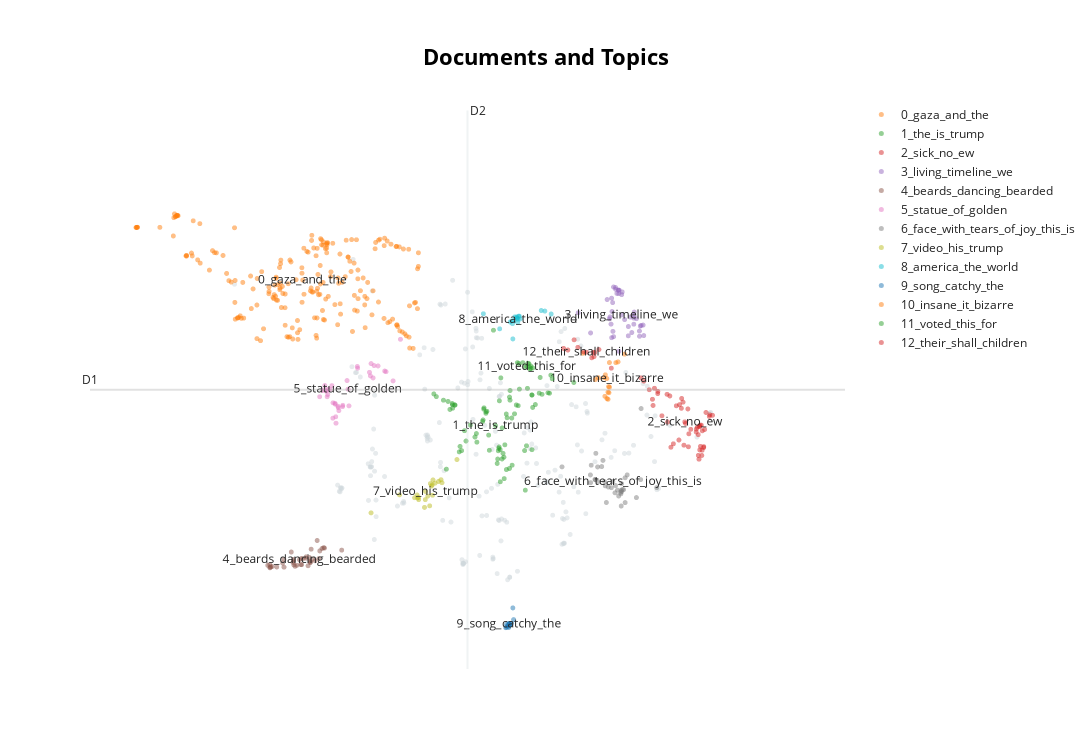
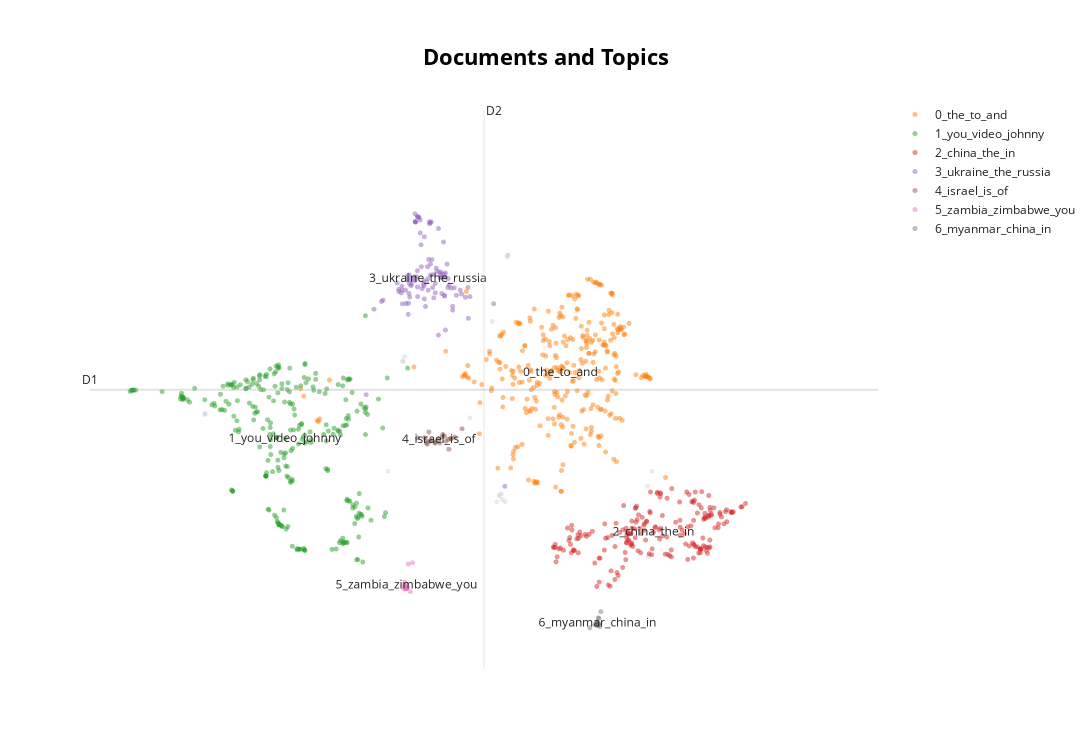

The notebook cell these images were saved under, in order:
### Code cell
bertopic_model_all_mpnet_base_v2 = BERTopic(embedding_model=model_all_mpnet_base_v2, verbose=True)
for df_name, df in dfs1.items():
    print(f"Processing {df_name}...")
    topics, probs = bertopic_model_all_mpnet_base_v2.fit_transform(df['cleaned_text'].tolist())
    fig = bertopic_model_all_mpnet_base_v2.visualize_documents(docs=df['cleaned_text'].tolist(), topics=topics, custom_labels=df['text'].tolist())
    fig.show()
